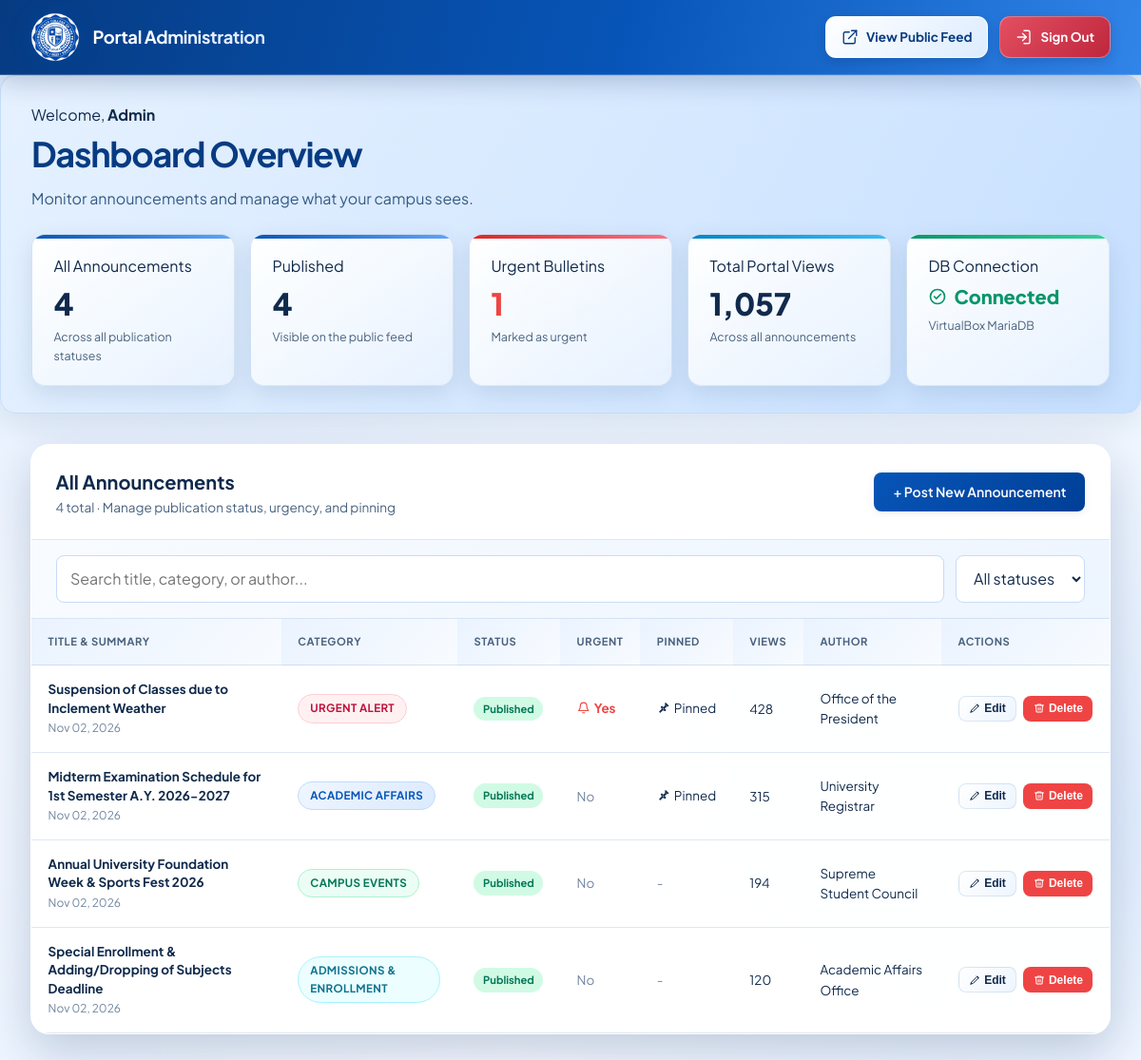
The page /admin/index.php (signed in) on the database its author committed.
### tables this page shows
CREATE TABLE IF NOT EXISTS `announcements` (
    `id` INT AUTO_INCREMENT PRIMARY KEY,
    `title` VARCHAR(255) NOT NULL,
    `slug` VARCHAR(255) NOT NULL,
    `summary` VARCHAR(350) DEFAULT NULL,
    `content` TEXT NOT NULL,
    `category_id` INT NOT NULL,
    `target_audience` ENUM('All', 'Students', 'Faculty', 'Parents') DEFAULT 'All',
    `is_urgent` TINYINT(1) DEFAULT 0,
    `is_pinned` TINYINT(1) DEFAULT 0,
    `author_name` VARCHAR(100) DEFAULT 'School Administration',
    `status` ENUM('published', 'draft', 'archived') DEFAULT 'published',
    `views_count` INT DEFAULT 0,
    `published_at` DATETIME DEFAULT CURRENT_TIMESTAMP,
    `created_at` TIMESTAMP DEFAULT CURRENT_TIMESTAMP,
    `updated_at` TIMESTAMP DEFAULT CURRENT_TIMESTAMP ON UPDATE CURRENT_TIMESTAMP,
    FOREIGN KEY (`category_id`) REFERENCES `categories`(`id`) ON DELETE CASCADE
);

CREATE TABLE IF NOT EXISTS `categories` (
    `id` INT AUTO_INCREMENT PRIMARY KEY,
    `name` VARCHAR(100) NOT NULL,
    `slug` VARCHAR(100) NOT NULL UNIQUE,
    `badge_color` VARCHAR(50) DEFAULT 'primary',
    `icon` VARCHAR(50) DEFAULT 'megaphone',
    `created_at` TIMESTAMP DEFAULT CURRENT_TIMESTAMP
);

### config/database.php (called while the page is built, shortened)
<?php
$db_connected = false;
try {
    $db_connected = true;
} catch (PDOException $e) {
    $db_connected = false;
    $db_error_message = $e->getMessage();
}
function is_db_connected() {
    global $db_connected;
    return $db_connected;
}

### admin/index.php (the view, shortened to what this page needs)
<?php
require_once dirname(__DIR__) . '/config/database.php';
$pdo = get_db();
$is_connected = is_db_connected();
$announcements = [];
$categories = [];
$total_views = 0;
$urgent_count = 0;
$published_count = 0;
if ($is_connected && $pdo) {
    try {
        $stmt = $pdo->query("
            SELECT a.*, c.name AS category_name, c.badge_color
            FROM announcements a
            LEFT JOIN categories c ON a.category_id = c.id
            ORDER BY a.is_pinned DESC, a.created_at DESC
        ");
        $announcements = $stmt->fetchAll();
        foreach ($announcements as $a) {
            $total_views += (int)($a['views_count'] ?? 0);
            if (!empty($a['is_urgent'])) $urgent_count++;
            if (($a['status'] ?? '') === 'published') $published_count++;
        }
        $categories = $pdo->query("SELECT * FROM categories")->fetchAll();
    } catch (PDOException $e) {
        $error = $e->getMessage();
    }
}
?>
<!DOCTYPE html>
<html lang="en">
<head>
    <link rel="stylesheet" href="../assets/css/style.css">
</head>
<body>
    <header class="navbar admin-navbar">
        <div class="nav-container">
            <div class="brand-wrapper">
                <img class="brand-logo" src="../assets/images/iscp_logo.png" alt="International State College of the Philippines logo">
                <div class="brand-text">
                    <h1>Portal Administration</h1>
                </div>
            </div>
            <div class="nav-actions">
                <a href="../index.php" target="_blank" rel="noopener noreferrer" class="btn feed-link">
                    <svg class="nav-icon" viewBox="0 0 24 24" fill="none" stroke="currentColor" stroke-width="1.8" stroke-linecap="round" stroke-linejoin="round" aria-hidden="true">
                        <path d="M14 3h7v7"></path>
                        <path d="M10 14 21 3"></path>
                        <path d="M19 13v6a2 2 0 0 1-2 2H5a2 2 0 0 1-2-2V7a2 2 0 0 1 2-2h6"></path>
                    </svg>
                    <span>View Public Feed</span>
                </a>
                <a href="logout.php" class="btn sign-out-link">
                    <svg class="nav-icon" viewBox="0 0 24 24" fill="none" stroke="currentColor" stroke-width="1.8" stroke-linecap="round" stroke-linejoin="round" aria-hidden="true">
                        <path d="M10 17l5-5-5-5"></path>
                        <path d="M15 12H3"></path>
                        <path d="M12 3h6a2 2 0 0 1 2 2v14a2 2 0 0 1-2 2h-6"></path>
                    </svg>
                    <span>Sign Out</span>
                </a>
            </div>
        </div>
    </header>
    <div class="admin-container">
        <section class="dashboard-overview" aria-labelledby="dashboard-overview-title">
            <div class="dashboard-intro">
                 Welcome, <strong><?= htmlspecialchars($_SESSION['admin_name'] ?? 'Admin') ?></strong>
                <h2 id="dashboard-overview-title">Dashboard Overview</h2>
                <p>Monitor announcements and manage what your campus sees.</p>
            </div>
            <div class="stats-grid">
                <div class="stat-card">
                    <div class="stat-label">All Announcements</div>
                    <div class="stat-num"><?= count($announcements) ?></div>
                    <div class="stat-detail">Across all publication statuses</div>
                </div>
                <div class="stat-card">
                    <div class="stat-label">Published</div>
                    <div class="stat-num"><?= $published_count ?></div>
                    <div class="stat-detail">Visible on the public feed</div>
                </div>
                <div class="stat-card stat-urgent">
                    <div class="stat-label">Urgent Bulletins</div>
                    <div class="stat-num" style="color: var(--danger);"><?= $urgent_count ?></div>
                    <div class="stat-detail">Marked as urgent</div>
                </div>
                <div class="stat-card stat-views">
                    <div class="stat-label">Total Portal Views</div>
                    <div class="stat-num"><?= number_format($total_views) ?></div>
                    <div class="stat-detail">Across all announcements</div>
                </div>
                <div class="stat-card stat-connection">
                    <div class="stat-label">DB Connection</div>
                    <div class="stat-num" style="font-size: 1.25rem; color: <?= $is_connected ? 'var(--success)' : 'var(--danger)' ?>;">
                        <span class="icon-label">
                            <?php if ($is_connected): ?>
                            <svg class="ui-icon" viewBox="0 0 24 24" fill="none" stroke="currentColor" stroke-width="2" stroke-linecap="round" stroke-linejoin="round" aria-hidden="true">
                                <circle cx="12" cy="12" r="9"></circle><path d="m8 12 2.5 2.5L16 9"></path>
                            </svg>
                            Connected
                            <?php endif; ?>
                        </span>
                    </div>
                    <div class="stat-detail">VirtualBox MariaDB</div>
                </div>
            </div>
        </section>
        <div class="table-card">
            <div class="table-header">
                <div>
                    <h2 style="font-size: 1.25rem; font-weight: 700;">All Announcements</h2>
                    <p style="color: var(--text-muted); font-size: 0.85rem;"><?= count($announcements) ?> total · Manage publication status, urgency, and pinning</p>
                </div>
                <a href="create.php" class="btn btn-primary">+ Post New Announcement</a>
            </div>
            <div class="table-toolbar">
                <input class="table-filter table-search" type="search" id="announcement-search" placeholder="Search title, category, or author...">
                <select class="table-filter" id="announcement-status">
                    <option value="all">All statuses</option>
                </select>
            </div>
            <div style="overflow-x: auto;">
                <table>
                    <thead>
                        <tr>
                            <th>Title & Summary</th>
                            <th>Category</th>
                            <th>Status</th>
                            <th>Urgent</th>
                            <th>Pinned</th>
                            <th>Views</th>
                            <th>Author</th>
                            <th>Actions</th>
                        </tr>
                    </thead>
                    <tbody>
                        <?php if (empty($announcements)): ?>
                        <tr>
                            <td colspan="8" style="text-align: center; padding: 3rem; color: var(--text-muted);">
                                No announcements found. Click "+ Post New Announcement" to publish one!
                            </td>
                        </tr>
                        <?php else: ?>
                        <?php foreach ($announcements as $row): ?>
                        <tr class="announcement-row" data-status="<?= htmlspecialchars($row['status'] ?? 'draft') ?>">
                            <td>
                                <strong class="announcement-name"><?= htmlspecialchars($row['title']) ?></strong>
                                <span style="font-size: 0.75rem; color: var(--text-dim);"><?= date('M d, Y', strtotime($row['created_at'])) ?></span>
                            </td>
                            <td>
                                <span class="badge badge-<?= htmlspecialchars($row['badge_color'] ?? 'primary') ?>">
                                    <?= htmlspecialchars($row['category_name'] ?? 'General') ?>
                                </span>
                            </td>
                            <td>
                                <?php $status = $row['status'] ?? 'draft'; ?>
                                <span class="status-badge status-<?= htmlspecialchars($status) ?>"><?= htmlspecialchars($status) ?></span>
                            </td>
                            <td>
                                <?php if (!empty($row['is_urgent'])): ?>
                                <span class="icon-label" style="color: var(--danger); font-weight: 700;">
                                    <svg class="ui-icon" viewBox="0 0 24 24" fill="none" stroke="currentColor" stroke-width="2" stroke-linecap="round" stroke-linejoin="round" aria-hidden="true">
                                        <path d="M18 8a6 6 0 0 0-12 0c0 7-3 7-3 9h18c0-2-3-2-3-9"></path><path d="M10 21h4"></path>
                                    </svg>
                                    Yes
                                </span>
                                <?php else: ?>
                                <span style="color: var(--text-dim);">No</span>
                                <?php endif; ?>
                            </td>
                            <td>
                                <?php if (!empty($row['is_pinned'])): ?>
                                <span class="icon-label">
                                    <svg class="ui-icon" viewBox="0 0 24 24" fill="none" stroke="currentColor" stroke-width="2" stroke-linecap="round" stroke-linejoin="round" aria-hidden="true">
                                        <path d="m16 3 5 5-4 1-4 4 3 3-1 1-4-2-5 5-1-1 5-5-2-4 1-1 3 3 4-4z"></path>
                                    </svg>
                                    Pinned
                                </span>
                                <?php else: ?>
                                <span style="color: var(--text-dim);">-</span>
                                <?php endif; ?>
                            </td>
                            <td><?= (int)($row['views_count'] ?? 0) ?></td>
                            <td><?= htmlspecialchars($row['author_name']) ?></td>
                            <td>
                                <div class="actions-cell">
                                    <button type="button" class="btn btn-secondary icon-label edit-announcement-button" style="padding: 0.35rem 0.65rem; font-size: 0.75rem;"
                                        data-announcement="<?= htmlspecialchars(json_encode([
                                            'id' => $row['id'],
                                            'title' => $row['title'] ?? '',
                                            'summary' => $row['summary'] ?? '',
                                            'content' => $row['content'] ?? '',
                                            'category_id' => $row['category_id'] ?? ($categories[0]['id'] ?? 1),
                                            'target_audience' => $row['target_audience'] ?? 'All',
                                            'author_name' => $row['author_name'] ?? '',
                                            'is_urgent' => !empty($row['is_urgent']),
                                            'is_pinned' => !empty($row['is_pinned'])
                                        ], JSON_HEX_APOS | JSON_HEX_QUOT | JSON_HEX_TAG | JSON_HEX_AMP), ENT_QUOTES, 'UTF-8') ?>">
                                        <svg class="ui-icon" viewBox="0 0 24 24" fill="none" stroke="currentColor" stroke-width="2" stroke-linecap="round" stroke-linejoin="round" aria-hidden="true">
                                            <path d="m16 4 4 4"></path><path d="M4 20l4.5-1 11-11a2.1 2.1 0 0 0-3-3l-11 11L4 20Z"></path>
                                        </svg>
                                        Edit
                                    </button>
                                    <button type="button" class="btn btn-danger icon-label delete-announcement-button" style="padding: 0.35rem 0.65rem; font-size: 0.75rem;"
                                        data-id="<?= (int)$row['id'] ?>"
                                        data-title="<?= htmlspecialchars($row['title'] ?? '', ENT_QUOTES, 'UTF-8') ?>">
                                        <svg class="ui-icon" viewBox="0 0 24 24" fill="none" stroke="currentColor" stroke-width="2" stroke-linecap="round" stroke-linejoin="round" aria-hidden="true">
                                            <path d="M3 6h18"></path><path d="M8 6V4h8v2"></path><path d="m19 6-1 14H6L5 6"></path><path d="M10 11v5"></path><path d="M14 11v5"></path>
                                        </svg>
                                        Delete
                                    </button>
                                </div>
                            </td>
                        </tr>
                        <?php endforeach; ?>
                        <?php endif; ?>
                    </tbody>
                </table>
            </div>
        </div>
    </div>
</body>
</html>

### rows shown on the page
announcements: title "Suspension of Classes due to Inclement Weather", created_at "Nov 02, 2026", category.name "URGENT ALERT", status "Published", is_urgent 1 (drawn), is_pinned 1 (drawn), views_count "428", author_name "Office of the President"
announcements: title "Midterm Examination Schedule for 1st Semester A.Y. 2026-2027", created_at "Nov 02, 2026", category.name "ACADEMIC AFFAIRS", status "Published", is_urgent "No", is_pinned 1 (drawn), views_count "315", author_name "University Registrar"
announcements: title "Annual University Foundation Week & Sports Fest 2026", created_at "Nov 02, 2026", category.name "CAMPUS EVENTS", status "Published", is_urgent "No", views_count "194", author_name "Supreme Student Council"
announcements: title "Special Enrollment & Adding/Dropping of Subjects Deadline", created_at "Nov 02, 2026", category.name "ADMISSIONS & ENROLLMENT", status "Published", is_urgent "No", views_count "120", author_name "Academic Affairs Office"

### other values the page prints
$_SESSION['admin_name'] "Admin"
count($announcements) "4"
$published_count "4"
$urgent_count "1"
$total_views "1,057"
